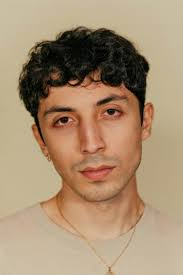
//> input picture input_image/input.jpg, 183 x 275 px
$ ./main   (built with g++ and OpenCV 4)
//> lines starting //> are read from the running program, lines starting //| are printed output that depends on the picture
#include <opencv2/opencv.hpp>
#include <opencv2/objdetect.hpp>
#include <iostream>

using namespace cv;
using namespace std;

// Hàm chèn meme vào gương mặt
void overlayImage(Mat &background, Mat &meme, Rect face)
{
    // Thay đổi kích thước meme để khớp với kích thước gương mặt
    resize(meme, meme, Size(face.width, face.height));

    for (int y = 0; y < meme.rows; ++y)
    {
        for (int x = 0; x < meme.cols; ++x)
        {
            Vec4b pixel = meme.at<Vec4b>(y, x);
            if (pixel[3] > 0)
            { // Kiểm tra kênh alpha
                background.at<Vec3b>(face.y + y, face.x + x) = Vec3b(pixel[0], pixel[1], pixel[2]);
            }
        }
    }
}

int main()
{
    // Đường dẫn cố định cho ảnh và meme
    string imagePath = "input_image/input.jpg";
    string memePath = "input_image/icon.png";

    // Đọc ảnh đầu vào và meme
    Mat img = imread(imagePath);
//> img is the input picture: 275 rows x 183 cols, CV_8UC3; mean B, G, R 114.5, 142.8, 168.1
    Mat meme = imread(memePath, IMREAD_UNCHANGED);
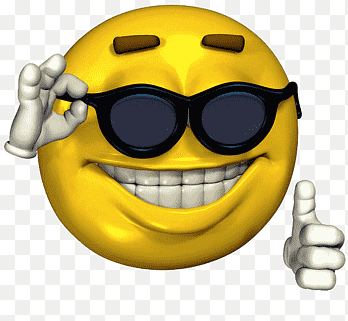
//> input picture input_image/icon.png, 348 x 321 px
//> meme is the input picture: 321 rows x 348 cols, CV_8UC3; mean B, G, R 139.2, 188.4, 201.7

    if (img.empty() || meme.empty())
    {
        cerr << "Error loading images." << endl;
        return -1;
    }

    // Nạp bộ phát hiện gương mặt
    CascadeClassifier face_cascade;
    if (!face_cascade.load("input_image/haarcascade_frontalface_default.xml"))
    {
        cerr << "Error loading face cascade." << endl;
        return -1;
    }

    // Phát hiện gương mặt
    vector<Rect> faces;
    Mat gray;
    cvtColor(img, gray, COLOR_BGR2GRAY);
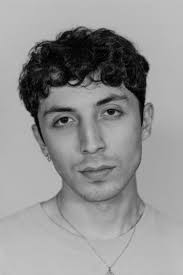
//> gray: 275 rows x 183 cols, CV_8UC1; min 0, max 201, mean 147.1
    face_cascade.detectMultiScale(gray, faces, 1.1, 5, 0, Size(100, 100));
//> faces = 1 Rect (x, y, width, height): [24, 67, 129, 129]

    cout << "So luong guong mat phat hien: " << faces.size() << endl;
//| So luong guong mat phat hien: 1
    for (const auto &face : faces)
    {
        overlayImage(img, meme, face);
    }
//> this loop made 1 pass
//> pass 1, in overlayImage, `resize(meme, meme, Size(face.width, face.height));`:
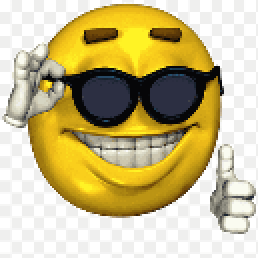
//> meme: 129 rows x 129 cols, CV_8UC3 (shown 2 times larger); mean B, G, R 139.1, 188.3, 201.7
//> pass 1, `overlayImage(img, meme, face);`:
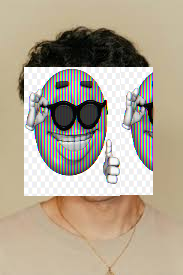
//> img: 275 rows x 183 cols, CV_8UC3; mean B, G, R 147.6, 166.1, 177.9

    // Hiển thị kết quả
    imshow("Meme Overlay", img);
    waitKey(0);

    // Lưu kết quả
    imwrite("output_image/output.png", img);

    return 0;
}
